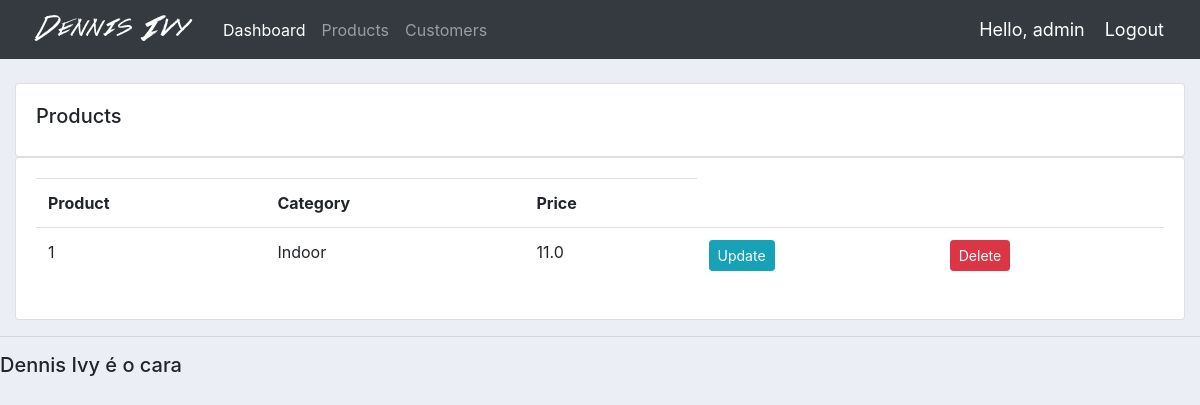
The app's page /products/ (signed in), older data.
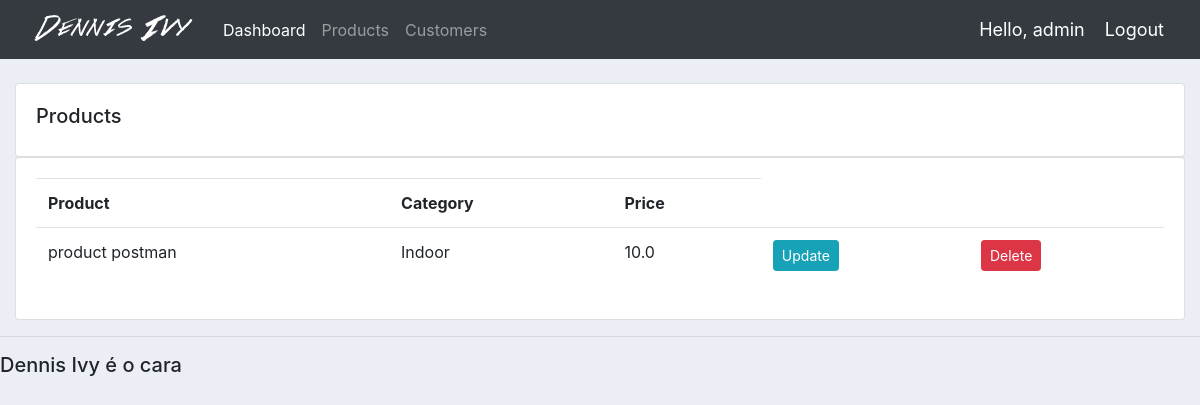
The same page, newer data.
### accounts/models.py (models this page shows, shortened)
class Product(models.Model):
	CATEGORY = (
			('Indoor', 'Indoor'),
			('Out Door', 'Out Door'),
			)
	name = models.CharField(max_length=200, default=None)
	price = models.FloatField()
	category = models.CharField(max_length=200, null=True, choices=CATEGORY)
	description = models.CharField(max_length=200, null=True, blank=True)
	date_created = models.DateTimeField(auto_now_add=True, null=True)
	tags = models.ManyToManyField(Tag, blank=True)

### accounts/views.py (the view)
# urls.py: path('products/', views.products, name='products'),
@login_required(login_url='login')
def products(request):
	products = Product.objects.all()
	return render(request, 'accounts/products.html', {'products':products})

### accounts/templates/accounts/products.html
{%  extends 'accounts/main.html' %}
{% block content %}
		<br>
		<div class="row">
			<div class="col-md">
				<div class="card card-body">
					<h5>Products</h5>
				</div>
				<div class="card card-body">
					<table class="table">
						<tr>
							<th>Product</th>
							<th>Category</th>
							<th>Price</th>
						</tr>
						{% for product in products %}
							<tr>
								<td>{{product.name}}</td>
								<td>{{product.category}}</td>
								<td>{{product.price}}</td>
								<td><a class="btn btn-sm btn-info" href="{% url 'update_product' product.id %}">Update</a></td>
								<td><a class="btn btn-sm btn-danger" href="{% url 'delete_product' product.id %}">Delete</a></td>
							</tr>
						{% endfor %}
					</table>
				</div>
			</div>
		</div>
{% endblock content %}

### accounts/templates/accounts/main.html (shortened to what this page needs)
{% load static %}
<!DOCTYPE html>
<html>
<head>
	<link rel="stylesheet" href="https://stackpath.bootstrapcdn.com/bootstrap/4.5.2/css/bootstrap.min.css">
	<link rel="stylesheet" type="text/css" href="{% static '/css/main.css' %}">
</head>
<body>
	{%  include 'accounts/navbar.html' %}
	<div class="container-fluid">
	{% block content %}
	{% endblock %}
    </div>
	<hr>
	<h5> Dennis Ivy é o cara</h5>
</body>
</html>

### accounts/templates/accounts/navbar.html (shortened to what this page needs)
{% load static %}
<nav class="navbar navbar-expand-lg navbar-dark bg-dark">
 <img src="{% static 'images/logo.png' %}">
  <div class="collapse navbar-collapse" id="navbarNav">
    <ul class="navbar-nav">
      <li class="nav-item active">
        <a class="nav-link" href="{% url 'home' %}">Dashboard</a>
      </li>
      <li class="nav-item">
        <a class="nav-link" href="{% url 'products' %}">Products</a>
      </li>
      <li class="nav-item">
        <a class ="nav-link" href="{% url 'customers' %}">Customers</a>
      </li>
    </ul>
  </div>
  <span class="hello-msg">Hello, {{request.user}}</span>
  <span ><a  class="hello-msg" href="{% url 'logout' %}">Logout</a></span>
</nav>

### accounts/static/css/main.css (style rules this page uses)
body { background-color: #ebeff5; }

### accounts/templates/accounts/navbar.html (style rules this page uses)
.hello-msg { font-size: 18px; color: #fff; margin-right: 20px; }

Row changes from the older to the newer data that the page shows:
removed Product: name "1", category "Indoor", price "11.0"
added Product: name "product postman", category "Indoor", price "10.0"
